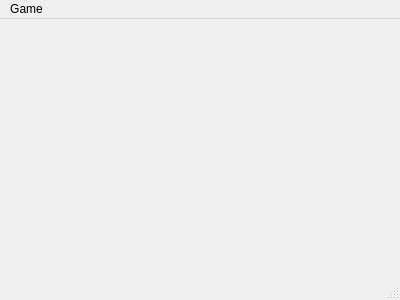
<?xml version="1.0" encoding="UTF-8"?>
<ui version="4.0">
 <class>MainWindow</class>
 <widget class="QMainWindow" name="MainWindow">
  <property name="geometry">
   <rect>
    <x>0</x>
    <y>0</y>
    <width>400</width>
    <height>300</height>
   </rect>
  </property>
  <property name="windowTitle">
   <string>DSnake</string>
  </property>
  <widget class="QWidget" name="centralWidget"/>
  <widget class="QMenuBar" name="menuBar">
   <property name="geometry">
    <rect>
     <x>0</x>
     <y>0</y>
     <width>400</width>
     <height>19</height>
    </rect>
   </property>
   <widget class="QMenu" name="menuGame">
    <property name="title">
     <string>Game</string>
    </property>
    <addaction name="actionNew"/>
    <addaction name="actionQuit"/>
   </widget>
   <addaction name="menuGame"/>
  </widget>
  <widget class="QStatusBar" name="statusBar"/>
  <action name="actionNew">
   <property name="text">
    <string>New...</string>
   </property>
  </action>
  <action name="actionQuit">
   <property name="text">
    <string>Quit</string>
   </property>
  </action>
 </widget>
 <layoutdefault spacing="6" margin="11"/>
 <resources/>
 <connections/>
</ui>
